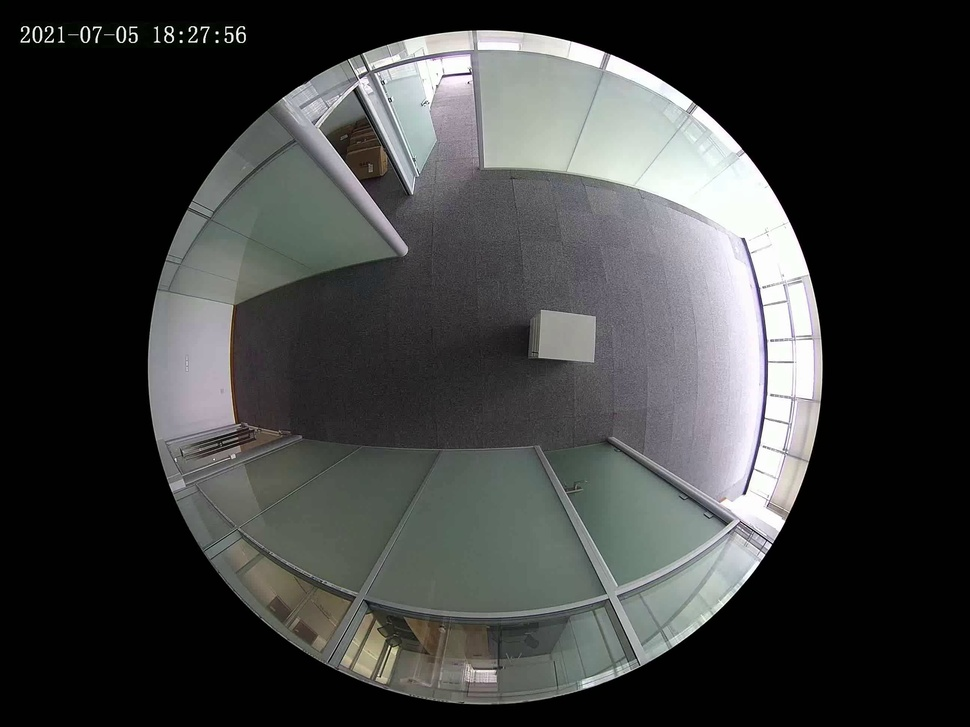
#> input picture (old)FisheyeCamera_to_ny/images/0.jpg, 970 x 727 px, shrunk from 2592 x 1944 before the run
$ python -i calibrate_2.py   (imports and definitions only)   (older library calls are emulated)
#> lines starting #> are read from the running program, lines starting #| are printed output that depends on the picture; after the words box and inside, x2 and y2 are one past the last pixel; in counts of white or black regions, pixels touching at a corner belong together
#> further down, picture is the input picture: shape (727, 970, 3); mean B, G, R 62.4, 63.2, 62
import cv2
import numpy as np
from tqdm import tqdm

##检查opencv版本
cv_version=cv2.__version__
# [3 lines not run here, left out]


def get_useful_area(image):
    image_gray=cv2.cvtColor(image,cv2.COLOR_BGR2GRAY)
    _,image_binary=cv2.threshold(image_gray,0,255,cv2.THRESH_BINARY+cv2.THRESH_OTSU)
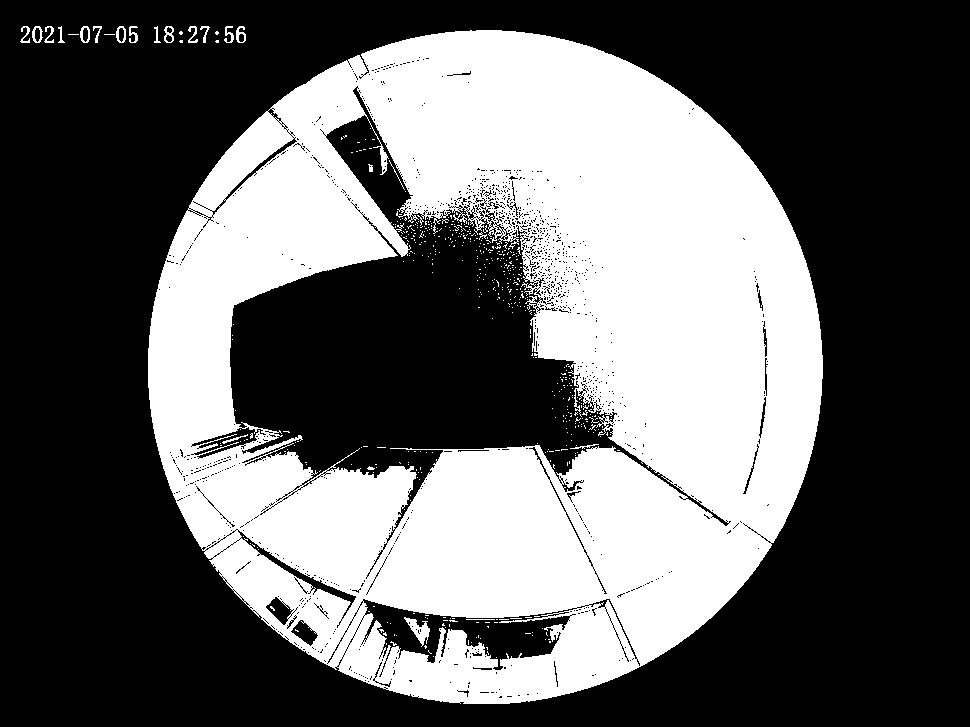
#> image_binary: shape (727, 970); 38.9% white; 517 white regions (494 under 20 px)
    _,contours,_=cv2.findContours(image_binary,cv2.RETR_TREE,cv2.CHAIN_APPROX_SIMPLE)
#> contours = 2617 contours, 2530 with area under 20; largest, box (x1, y1, x2, y2) and area: (148, 30, 823, 704) 356248, (229, 85, 730, 530) 72644, (362, 598, 578, 671) 6986, (191, 426, 267, 459) 967, (237, 529, 357, 620) 945
    contour_fisheye=sorted(contours, key=cv2.contourArea, reverse=True)[0]
#> contour_fisheye = contour of 1036 points, box (x1, y1, x2, y2) (148, 30, 823, 704), area 356248
    center, radius = cv2.minEnclosingCircle(contour_fisheye)
#> center = (484.9, 366.9); radius = 337.5
    mask=np.zeros_like(image, dtype=np.uint8)
    mask=cv2.circle(mask, (int(center[0]), int(center[1])), int(radius), (1,1,1),-1)
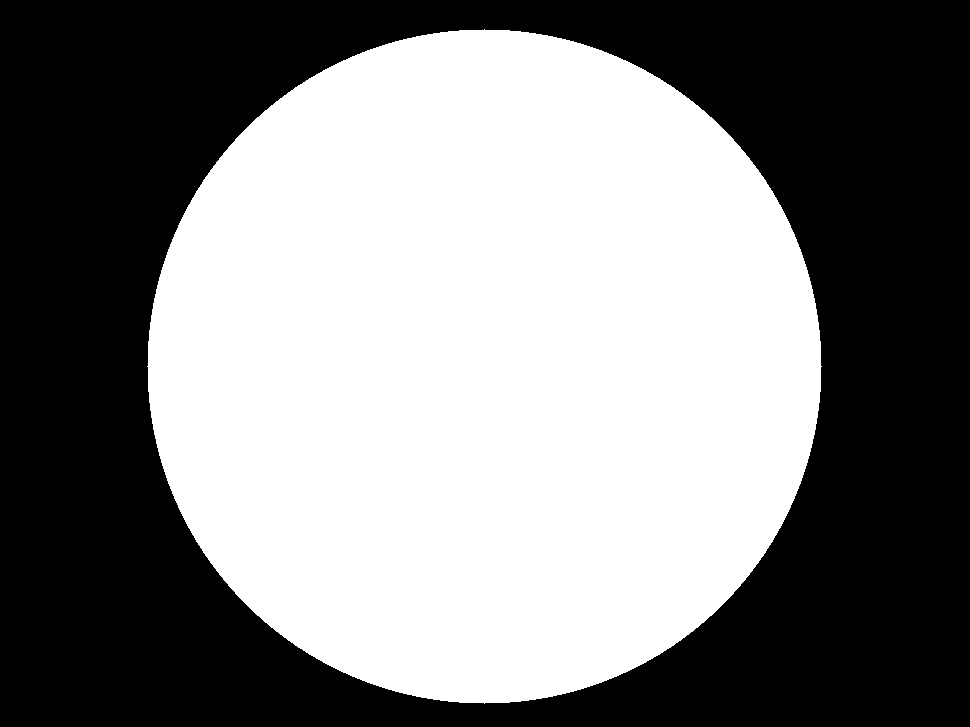
#> mask: shape (727, 970, 3); values 0 (black) and 1 (white), 50.6% white; 1 black region, box (x1, y1, x2, y2) and area: (0, 0, 970, 727) 348465
    image_useful=image*mask
    image_fisheye=image_useful[int(center[1])-int(radius):int(center[1])+int(radius),int(center[0])-int(radius):int(center[0])+int(radius),:]
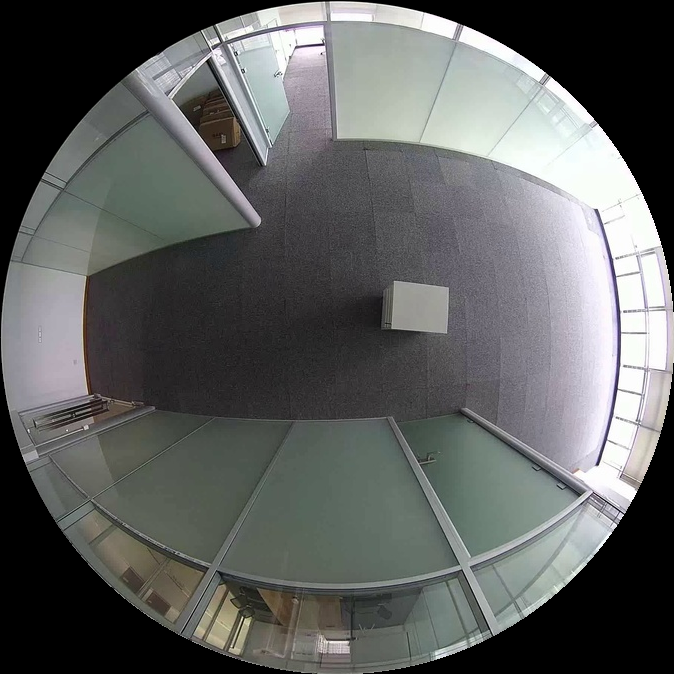
#> image_fisheye: shape (674, 674, 3); mean B, G, R 95.2, 96.3, 94.4
    return image_fisheye

##载入任意一张原图
# [1 line not run here, left out]
##提取有效圆形区域
# [1 line that did not run here, left out]

# [2 lines not run here, left out]
##计算mapx和mapy并保存
# [1 line that did not run here, left out]
# [1 line that did not run here, left out]
# [1 line that did not run here, left out]
# [1 line that did not run here, left out]
# [1 line that did not run here, left out]
# [14 lines not run here, left out]
# [1 line that did not run here, left out]
# [1 line that did not run here, left out]
# [1 line not run here, left out]

>>> import cv2
>>> picture = cv2.imread('images/0.jpg')
>>> result = get_useful_area(picture)
